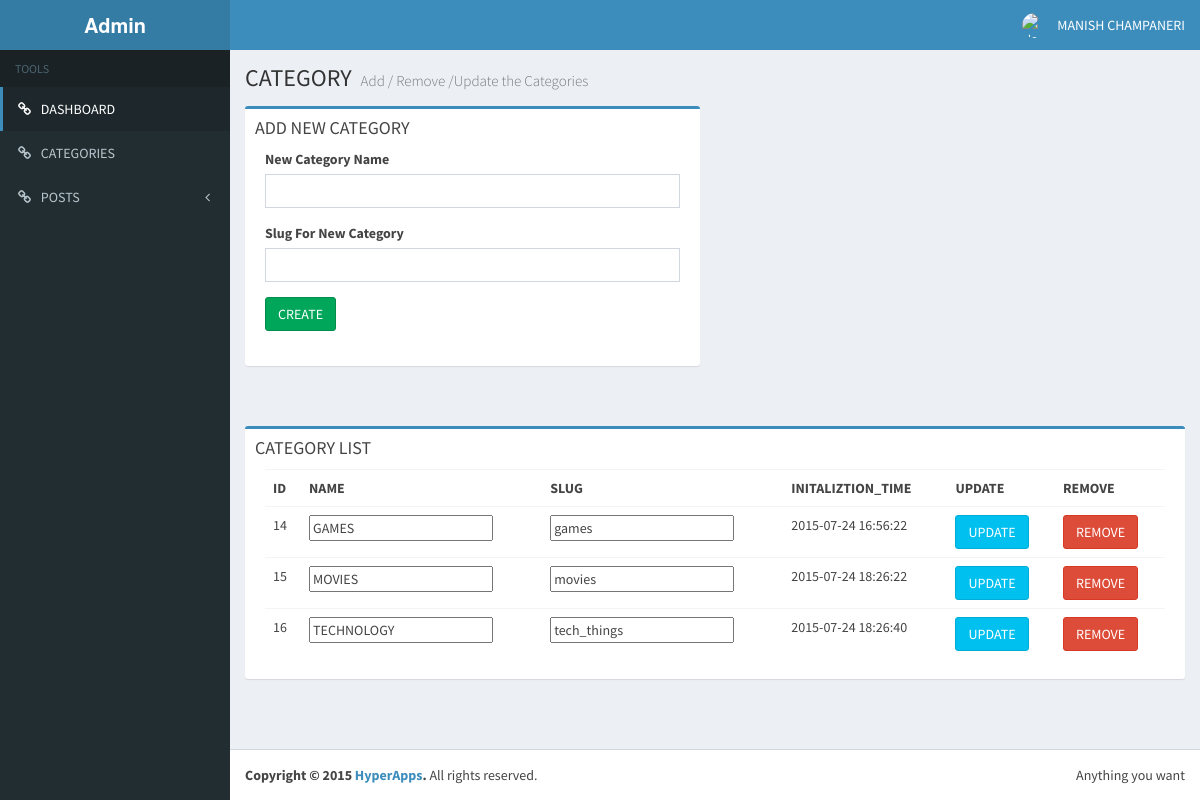
The page /admin/category/catagory.php (signed in) on the database its author committed.
### tables this page shows
CREATE TABLE IF NOT EXISTS `catagory` (
  `id` int(8) NOT NULL,
  `name` varchar(20) NOT NULL,
  `slug` varchar(20) NOT NULL,
  `crate_at` datetime NOT NULL
);

### admin/category/catagory.php (the view, shortened to what this page needs)
<?php
 include '..\includes\admin_frame.php';
?>
<?php
include '../../global/includes/sql_connect.php'
?>
	 <section class="content-header">
          <h1>
            CATEGORY
            <small>Add / Remove /Update the Categories</small>
          </h1>
     </section>
        <section class="content">
		<div class="row">
			<div class="col-md-6">
				<div class="box box-primary">
					<div class="box-header with-boarder">
						<h3 class="box-title"> ADD NEW CATEGORY </h3>
							<div class="box-body">
								<form action=".\new_category.php" method="post">
									<div class="form-group">
									<label for="cat_name">New Category Name</label>
									<input type="text"  class="form-control" name="catagory_name"/>
									</div>
									<div class="form-group">
									<label for="">Slug For New Category</label>
									<input type="text"  class="form-control" name="slug"/>
									</div>
									<div class="form-group">
									<input type="submit" value="CREATE" class="btn btn-success lrg">
									</div>
								</form>
							</div>
					</div>
				</div>
			</div>
		</div>
	<div class="row">
		<div class="col-md-12">
			<div class="box box-primary">
				<div class="box-header with-boarder">
					<h3 class="box-title">  CATEGORY LIST </h3>
					<div class="box-body">
					<table class="table table-hover">
					<tr><th>ID</th><th>NAME</th><th>SLUG</th><th>INITALIZTION_TIME</th><th>UPDATE</th><th>REMOVE</th>
					<?php
						$query = "select * from catagory";
						$result = mysql_query($query,$connetion_open);
						while( $row =mysql_fetch_assoc($result) ){
							echo '<form action="action_catagory.php" method="post">';
							echo '<tr>';
							echo '<td>'.$row['id'].'</td>';
							echo '<td><input type="text" name="catagory_name" value="'.$row['name'].'"></input></td>';
							echo '<td><input type="text" name="slug" value="'.$row['slug'].'"></input></td>';
							echo '<td>'.$row['crate_at'].'</td>';
							echo '<td> <input type="submit" name="change"    value="UPDATE"  class="btn btn-info"> </input></td>';
							echo '<td> <input type="submit" name="delete"    value="REMOVE" class="btn btn-danger"> </input></td>';
							echo '</tr>';
							echo '</form>';
						}
					?>
					</table>
					</div>
				</div>
			</div>
		</div>
	</div>
	</section>
<?php
	include '..\includes\admin_frame_close.php';
?>

### rows shown on the page
catagory: id "14", catagory_name "GAMES", slug "games", crate_at "2015-07-24 16:56:22"
catagory: id "15", catagory_name "MOVIES", slug "movies", crate_at "2015-07-24 18:26:22"
catagory: id "16", catagory_name "TECHNOLOGY", slug "tech_things", crate_at "2015-07-24 18:26:40"
